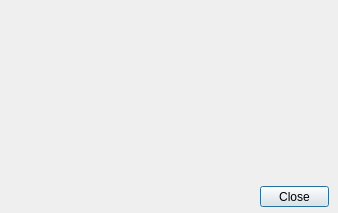
<?xml version="1.0" encoding="UTF-8"?>
<ui version="4.0">
 <class>AboutDialog</class>
 <widget class="QDialog" name="AboutDialog">
  <property name="geometry">
   <rect>
    <x>0</x>
    <y>0</y>
    <width>338</width>
    <height>213</height>
   </rect>
  </property>
  <property name="sizePolicy">
   <sizepolicy hsizetype="Fixed" vsizetype="Fixed">
    <horstretch>0</horstretch>
    <verstretch>0</verstretch>
   </sizepolicy>
  </property>
  <property name="minimumSize">
   <size>
    <width>338</width>
    <height>213</height>
   </size>
  </property>
  <property name="maximumSize">
   <size>
    <width>338</width>
    <height>213</height>
   </size>
  </property>
  <property name="windowTitle">
   <string>About Word Search Creator</string>
  </property>
  <property name="sizeGripEnabled">
   <bool>false</bool>
  </property>
  <property name="modal">
   <bool>true</bool>
  </property>
  <widget class="QLabel" name="label">
   <property name="geometry">
    <rect>
     <x>0</x>
     <y>0</y>
     <width>338</width>
     <height>213</height>
    </rect>
   </property>
   <property name="text">
    <string/>
   </property>
   <property name="pixmap">
    <pixmap resource="wsc.qrc">:/images/about.png</pixmap>
   </property>
  </widget>
  <widget class="QPushButton" name="pushButton">
   <property name="geometry">
    <rect>
     <x>260</x>
     <y>186</y>
     <width>69</width>
     <height>21</height>
    </rect>
   </property>
   <property name="text">
    <string>Close</string>
   </property>
  </widget>
 </widget>
 <resources>
  <include location="wsc.qrc"/>
 </resources>
 <connections>
  <connection>
   <sender>pushButton</sender>
   <signal>clicked()</signal>
   <receiver>AboutDialog</receiver>
   <slot>accept()</slot>
   <hints>
    <hint type="sourcelabel">
     <x>302</x>
     <y>196</y>
    </hint>
    <hint type="destinationlabel">
     <x>339</x>
     <y>150</y>
    </hint>
   </hints>
  </connection>
 </connections>
</ui>
